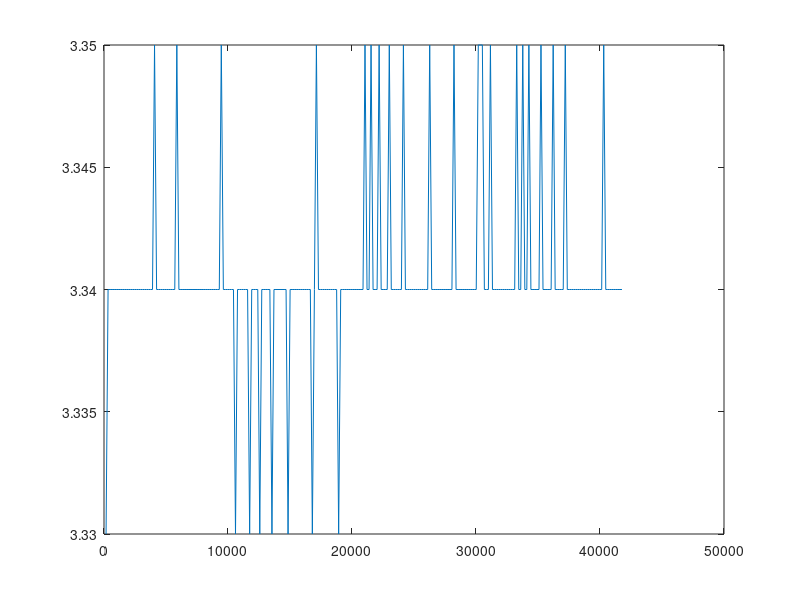
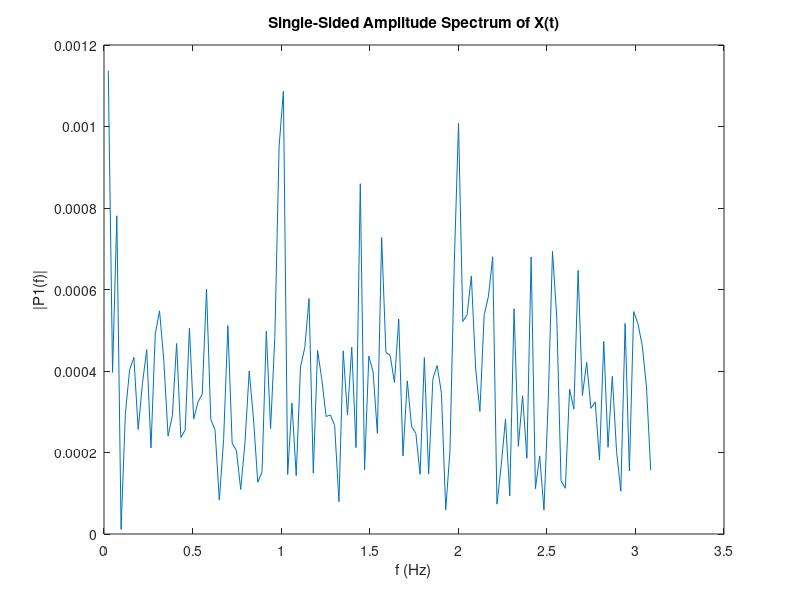

These figures' MATLAB source, in order:
clc;
clear all;


x = csvread('without_filt.csv');

sig = x(:,1).';
time = x(:,end).';

Ts=(time(2)-time(1))/1000;
Fs=1/Ts;

L = length(time);
figure()
plot(time,sig);


Y = fft(sig);

P2 = abs(Y/L);
P1 = P2(1:L/2+1);
P1(2:end-1) = 2*P1(2:end-1);

f = Fs*(0:(L/2))/L;
figure();
plot(f(2:end),P1(2:end)) 
title('Single-Sided Amplitude Spectrum of X(t)')
xlabel('f (Hz)')
ylabel('|P1(f)|')

